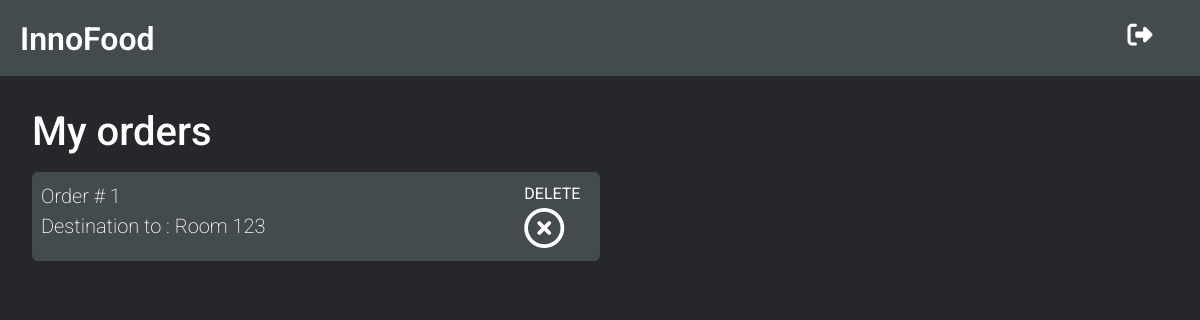
/orders/, run on an earlier commit of the app's database.
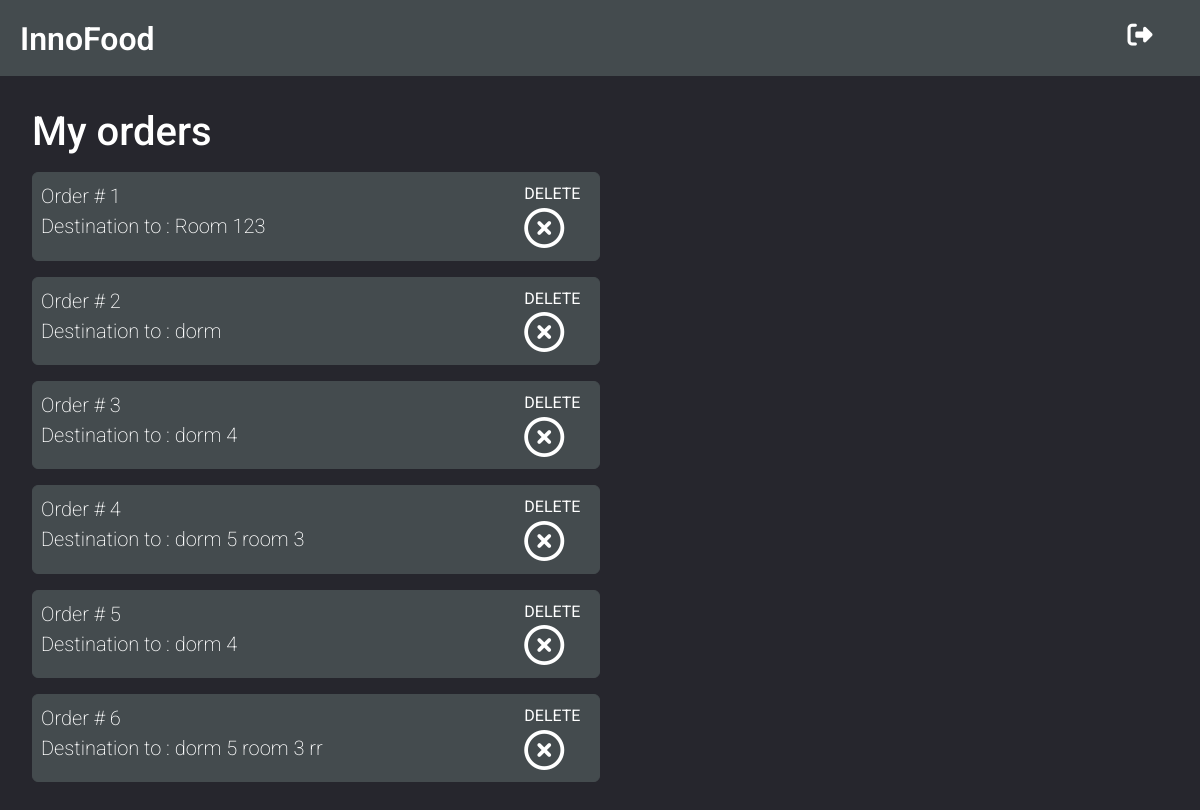
And on a later commit of the database.
### core/models.py (models this page shows, shortened)
class Order(models.Model):
    destination = models.CharField(max_length=400)
    cafe = models.ForeignKey(Cafe, on_delete=models.CASCADE)
    customer = models.ForeignKey(settings.AUTH_USER_MODEL, on_delete=models.CASCADE)
    confirmed = models.BooleanField(default=False)
    visible = models.BooleanField(default=True)

### core/views.py (the view)
# urls.py: path('orders/', views.myOrders, name='customer_orders'),
def myOrders(request):
    order_list = Order.objects.filter(visible=True)
    return render(request, 'core/myOrders.html', {'order_list': order_list})

### core/templates/core/myOrders.html
{% extends 'core/new_base.html' %}
{% block main %}
<h1>My orders</h1>
{% for order in order_list %}
<div class="manager__order">
    <div class="row justify-content-between">
        <div class="col-10">
            <p>Order # {{order.id}}</p>
            <p>Destination to : {{order.destination}}</p>
        </div>
        <div class="col-2">
            <a href="/orders/deleteOrder/{{order.id}}"> DELETE<i class="far fa-times-circle"></i></a>
        </div>
    </div>
</div>
{% endfor %}
{% endblock %}

### core/templates/core/new_base.html (shortened to what this page needs)
{% load static %}
<!doctype html>
<html lang="en">
<head>
    <link rel="stylesheet" href="https://stackpath.bootstrapcdn.com/bootstrap/4.3.1/css/bootstrap.min.css"
>
          <link href="/static/css/innofood.css" rel="stylesheet">
</head>
<body>
<div class="container-fluid">
    <div class="container-fluid header">
        <div class="row">
            <div class="col logo-manager">
                <h2>InnoFood </h2>
            </div>
            <div class="col-1 align-self-center">
                <a href="/accounts/logout/"><i class="fas fa-sign-out-alt"></i></a>
            </div>
        </div>
    </div>
        <div class="col managerMain">
            {% block main %}
            {% endblock %}
        </div>
    </div>
</body>
</html>

### static/css/innofood.css (style rules this page uses)
html, body { width: 100%; height: 100%; line-height: 1.667; }
body { font-family: 'Roboto', 'sans-serif'; }
a { -webkit-transition: all .35s; transition: all .35s; }
h2 { font-size: 4vh; font-weight: 600; }
p { font-size: 20px; line-height: 1.5; font-weight: 200; }
i { font-size:30pt!important; }
.container-fluid { padding: 0; }
html, body { height: 100%; background-color: #26262D; color: white; }
.header { color: #AAABAB; background-color: #444B4E; padding: 0.5rem; }
.header h2 { color: #fff; }
.header i { font-size: 2rem; color: white; }
a { color:#fff; }
.managerMain { padding: 2rem; }
.manager__order { background-color: #444B4E; border: 1px solid #444B4E; width: 50%; border-radius: 6px; padding: 0.5rem; margin: 1rem 1rem 1rem 0; cursor: pointer; }
.fas { color: white; }
.fa, .fas { font-size: 25px !important; }
.far { color: white; }
.manager__order p { margin: 0; padding: 0; }
.logo-manager { padding: 10px; margin-left: 25px; margin-top: 10px; }

What changed in the data, as far as the page shows it:
added Order: id "2", destination "dorm"
added Order: id "3", destination "dorm 4"
added Order: id "4", destination "dorm 5 room 3"
added Order: id "5", destination "dorm 4"
added Order: id "6", destination "dorm 5 room 3 rr"
